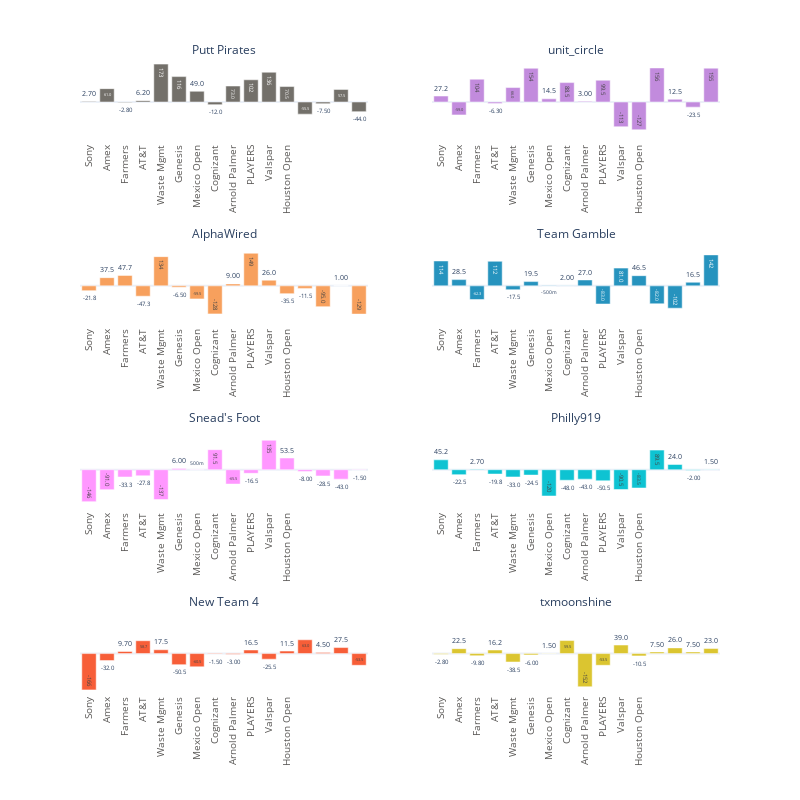

Notebook cell for this chart:
### Code cell
### WEEKLY SCORE VS WEEKLY MEDIAN FOR EACH TEAM ###

team_weekly_deltas = pd.DataFrame(df[['team','week','median','median_delta']].groupby(['team','week'],as_index=False)[['median_delta','median']].sum())
px.bar(team_weekly_deltas.sort_values('median_delta',ascending=False),
       x='week',
       y='median_delta',
       color='team',
       color_discrete_map=team_color,        
       facet_col='team',
       facet_col_wrap=2,
       facet_col_spacing=.1,
       facet_row_spacing=.16,
       height=800,
       width=800,
       labels={'median_delta':'','week':''},
       template='plotly_white',
       text_auto='.3s'
       ).update_yaxes(showticklabels=False,showgrid=False,gridcolor="#B1A999",tickfont=dict(color='#5A5856', size=10)#,matches=None
       ).update_xaxes(tickfont=dict(color='#5A5856', size=10),title_font=dict(color='#5A5856',size=10),showticklabels=True,tickangle= -90,tickmode='array',tickvals = [1,2,3,4,5,6,7,8,9,10,11,12],ticktext = ['Sony','Amex','Farmers','AT&T','Waste Mgmt','Genesis','Mexico Open','Cognizant','Arnold Palmer','PLAYERS','Valspar','Houston Open'],ticklabelposition='outside'
       ).update_layout(hoverlabel=dict(font_size=14,font_family="Rockwell"),showlegend=False
       ).for_each_annotation(lambda a: a.update(text=a.text.replace("team=", "")))

### Figure 1 — Plotly figure (JSON) as saved in the notebook; plotly's stock layout.template omitted (floating-point values rounded to 4 significant figures)
{"data": [{"alignmentgroup": "True", "hovertemplate": "team=Putt Pirates<br>=%{y}<extra></extra>", "legendgroup": "Putt Pirates", "marker": {"color": "rgb(115,112,106)", "pattern": {"shape": ""}}, "name": "Putt Pirates", "offsetgroup": "Putt Pirates", "orientation": "v", "showlegend": true, "textposition": "auto", "texttemplate": "%{y:.3s}", "type": "bar", "x": [5, 11, 6, 10, 9, 12, 2, 15, 7, 4, 1, 3, 14, 8, 16, 13], "xaxis": "x7", "y": [173, 136, 116, 101.5, 73, 70.5, 61, 57.5, 49, 6.2, 2.7, -2.8, -7.5, -12, -44, -55.5], "yaxis": "y7"}, {"alignmentgroup": "True", "hovertemplate": "team=unit_circle<br>=%{y}<extra></extra>", "legendgroup": "unit_circle", "marker": {"color": "rgb(194,139,221)", "pattern": {"shape": ""}}, "name": "unit_circle", "offsetgroup": "unit_circle", "orientation": "v", "showlegend": true, "textposition": "auto", "texttemplate": "%{y:.3s}", "type": "bar", "x": [13, 16, 6, 3, 10, 8, 5, 1, 7, 14, 9, 4, 15, 2, 11, 12], "xaxis": "x8", "y": [155.5, 154.5, 154, 104.2, 99.5, 88.5, 66, 27.2, 14.5, 12.5, 3, -6.3, -23.5, -59, -113, -127], "yaxis": "y8"}, {"alignmentgroup": "True", "hovertemplate": "team=AlphaWired<br>=%{y}<extra></extra>", "legendgroup": "AlphaWired", "marker": {"color": "rgb(247,160,93)", "pattern": {"shape": ""}}, "name": "AlphaWired", "offsetgroup": "AlphaWired", "orientation": "v", "showlegend": true, "textposition": "auto", "texttemplate": "%{y:.3s}", "type": "bar", "x": [10, 5, 3, 2, 11, 9, 15, 6, 13, 1, 12, 4, 7, 14, 8, 16], "xaxis": "x5", "y": [149, 133.5, 47.7, 37.5, 26, 9, 1, -6.5, -11.5, -21.8, -35.5, -47.3, -59.5, -95, -128, -129], "yaxis": "y5"}, {"alignmentgroup": "True", "hovertemplate": "team=Team Gamble<br>=%{y}<extra></extra>", "legendgroup": "Team Gamble", "marker": {"color": "rgb(38,147,190)", "pattern": {"shape": ""}}, "name": "Team Gamble", "offsetgroup": "Team Gamble", "orientation": "v", "showlegend": true, "textposition": "auto", "texttemplate": "%{y:.3s}", "type": "bar", "x": [16, 1, 4, 11, 12, 2, 9, 6, 15, 8, 7, 5, 3, 13, 10, 14], "xaxis": "x6", "y": [141.5, 113.7, 112.2, 81, 46.5, 28.5, 27, 19.5, 16.5, 2, -0.5, -17.5, -62.3, -82, -83, -102], "yaxis": "y6"}, {"alignmentgroup": "True", "hovertemplate": "team=Snead's Foot<br>=%{y}<extra></extra>", "legendgroup": "Snead's Foot", "marker": {"color": "#FF97FF", "pattern": {"shape": ""}}, "name": "Snead's Foot", "offsetgroup": "Snead's Foot", "orientation": "v", "showlegend": true, "textposition": "auto", "texttemplate": "%{y:.3s}", "type": "bar", "x": [11, 8, 12, 6, 7, 16, 13, 10, 4, 14, 3, 15, 9, 2, 5, 1], "xaxis": "x3", "y": [134.5, 91.5, 53.5, 6, 0.5, -1.5, -8, -16.5, -27.8, -28.5, -33.3, -43, -65.5, -91, -136.5, -145.8], "yaxis": "y3"}, {"alignmentgroup": "True", "hovertemplate": "team=Philly919<br>=%{y}<extra></extra>", "legendgroup": "Philly919", "marker": {"color": "rgb(14,195,210)", "pattern": {"shape": ""}}, "name": "Philly919", "offsetgroup": "Philly919", "orientation": "v", "showlegend": true, "textposition": "auto", "texttemplate": "%{y:.3s}", "type": "bar", "x": [13, 1, 14, 3, 16, 15, 4, 2, 6, 5, 9, 8, 10, 12, 11, 7], "xaxis": "x4", "y": [89.5, 45.2, 24, 2.7, 1.5, -2, -19.8, -22.5, -24.5, -33, -43, -48, -50.5, -83.5, -90.5, -120], "yaxis": "y4"}, {"alignmentgroup": "True", "hovertemplate": "team=New Team 4<br>=%{y}<extra></extra>", "legendgroup": "New Team 4", "marker": {"color": "rgb(247,94,56)", "pattern": {"shape": ""}}, "name": "New Team 4", "offsetgroup": "New Team 4", "orientation": "v", "showlegend": true, "textposition": "auto", "texttemplate": "%{y:.3s}", "type": "bar", "x": [13, 4, 15, 5, 10, 12, 3, 14, 8, 9, 11, 2, 6, 16, 7, 1], "xaxis": "x", "y": [63, 58.7, 27.5, 17.5, 16.5, 11.5, 9.7, 4.5, -1.5, -3, -25.5, -32, -50.5, -53.5, -60.5, -165.8], "yaxis": "y"}, {"alignmentgroup": "True", "hovertemplate": "team=txmoonshine<br>=%{y}<extra></extra>", "legendgroup": "txmoonshine", "marker": {"color": "rgb(219,197,48)", "pattern": {"shape": ""}}, "name": "txmoonshine", "offsetgroup": "txmoonshine", "orientation": "v", "showlegend": true, "textposition": "auto", "texttemplate": "%{y:.3s}", "type": "bar", "x": [8, 11, 14, 16, 2, 4, 15, 13, 7, 1, 6, 3, 12, 5, 10, 9], "xaxis": "x2", "y": [59.5, 39, 26, 23, 22.5, 16.2, 7.5, 7.5, 1.5, -2.8, -6, -9.8, -10.5, -38.5, -53.5, -151.5], "yaxis": "y2"}], "layout": {"annotations": [{"font": {}, "showarrow": false, "text": "New Team 4", "x": 0.225, "xanchor": "center", "xref": "paper", "y": 0.13, "yanchor": "bottom", "yref": "paper"}, {"font": {}, "showarrow": false, "text": "txmoonshine", "x": 0.775, "xanchor": "center", "xref": "paper", "y": 0.13, "yanchor": "bottom", "yref": "paper"}, {"font": {}, "showarrow": false, "text": "Snead's Foot", "x": 0.225, "xanchor": "center", "xref": "paper", "y": 0.42, "yanchor": "bottom", "yref": "paper"}, {"font": {}, "showarrow": false, "text": "Philly919", "x": 0.775, "xanchor": "center", "xref": "paper", "y": 0.42, "yanchor": "bottom", "yref": "paper"}, {"font": {}, "showarrow": false, "text": "AlphaWired", "x": 0.225, "xanchor": "center", "xref": "paper", "y": 0.71, "yanchor": "bottom", "yref": "paper"}, {"font": {}, "showarrow": false, "text": "Team Gamble", "x": 0.775, "xanchor": "center", "xref": "paper", "y": 0.71, "yanchor": "bottom", "yref": "paper"}, {"font": {}, "showarrow": false, "text": "Putt Pirates", "x": 0.225, "xanchor": "center", "xref": "paper", "y": 1, "yanchor": "bottom", "yref": "paper"}, {"font": {}, "showarrow": false, "text": "unit_circle", "x": 0.775, "xanchor": "center", "xref": "paper", "y": 1, "yanchor": "bottom", "yref": "paper"}], "barmode": "relative", "height": 800, "hoverlabel": {"font": {"family": "Rockwell", "size": 14}}, "legend": {"title": {"text": "team"}, "tracegroupgap": 0}, "margin": {"t": 60}, "showlegend": false, "width": 800, "xaxis": {"anchor": "y", "domain": [0, 0.45], "showticklabels": true, "tickangle": -90, "tickfont": {"color": "#5A5856", "size": 10}, "ticklabelposition": "outside", "tickmode": "array", "ticktext": ["Sony", "Amex", "Farmers", "AT&T", "Waste Mgmt", "Genesis", "Mexico Open", "Cognizant", "Arnold Palmer", "PLAYERS", "Valspar", "Houston Open"], "tickvals": [1, 2, 3, 4, 5, 6, 7, 8, 9, 10, 11, 12], "title": {"font": {"color": "#5A5856", "size": 10}, "text": ""}}, "xaxis2": {"anchor": "y2", "domain": [0.55, 1], "matches": "x", "showticklabels": true, "tickangle": -90, "tickfont": {"color": "#5A5856", "size": 10}, "ticklabelposition": "outside", "tickmode": "array", "ticktext": ["Sony", "Amex", "Farmers", "AT&T", "Waste Mgmt", "Genesis", "Mexico Open", "Cognizant", "Arnold Palmer", "PLAYERS", "Valspar", "Houston Open"], "tickvals": [1, 2, 3, 4, 5, 6, 7, 8, 9, 10, 11, 12], "title": {"font": {"color": "#5A5856", "size": 10}, "text": ""}}, "xaxis3": {"anchor": "y3", "domain": [0, 0.45], "matches": "x", "showticklabels": true, "tickangle": -90, "tickfont": {"color": "#5A5856", "size": 10}, "ticklabelposition": "outside", "tickmode": "array", "ticktext": ["Sony", "Amex", "Farmers", "AT&T", "Waste Mgmt", "Genesis", "Mexico Open", "Cognizant", "Arnold Palmer", "PLAYERS", "Valspar", "Houston Open"], "tickvals": [1, 2, 3, 4, 5, 6, 7, 8, 9, 10, 11, 12], "title": {"font": {"color": "#5A5856", "size": 10}}}, "xaxis4": {"anchor": "y4", "domain": [0.55, 1], "matches": "x", "showticklabels": true, "tickangle": -90, "tickfont": {"color": "#5A5856", "size": 10}, "ticklabelposition": "outside", "tickmode": "array", "ticktext": ["Sony", "Amex", "Farmers", "AT&T", "Waste Mgmt", "Genesis", "Mexico Open", "Cognizant", "Arnold Palmer", "PLAYERS", "Valspar", "Houston Open"], "tickvals": [1, 2, 3, 4, 5, 6, 7, 8, 9, 10, 11, 12], "title": {"font": {"color": "#5A5856", "size": 10}}}, "xaxis5": {"anchor": "y5", "domain": [0, 0.45], "matches": "x", "showticklabels": true, "tickangle": -90, "tickfont": {"color": "#5A5856", "size": 10}, "ticklabelposition": "outside", "tickmode": "array", "ticktext": ["Sony", "Amex", "Farmers", "AT&T", "Waste Mgmt", "Genesis", "Mexico Open", "Cognizant", "Arnold Palmer", "PLAYERS", "Valspar", "Houston Open"], "tickvals": [1, 2, 3, 4, 5, 6, 7, 8, 9, 10, 11, 12], "title": {"font": {"color": "#5A5856", "size": 10}}}, "xaxis6": {"anchor": "y6", "domain": [0.55, 1], "matches": "x", "showticklabels": true, "tickangle": -90, "tickfont": {"color": "#5A5856", "size": 10}, "ticklabelposition": "outside", "tickmode": "array", "ticktext": ["Sony", "Amex", "Farmers", "AT&T", "Waste Mgmt", "Genesis", "Mexico Open", "Cognizant", "Arnold Palmer", "PLAYERS", "Valspar", "Houston Open"], "tickvals": [1, 2, 3, 4, 5, 6, 7, 8, 9, 10, 11, 12], "title": {"font": {"color": "#5A5856", "size": 10}}}, "xaxis7": {"anchor": "y7", "domain": [0, 0.45], "matches": "x", "showticklabels": true, "tickangle": -90, "tickfont": {"color": "#5A5856", "size": 10}, "ticklabelposition": "outside", "tickmode": "array", "ticktext": ["Sony", "Amex", "Farmers", "AT&T", "Waste Mgmt", "Genesis", "Mexico Open", "Cognizant", "Arnold Palmer", "PLAYERS", "Valspar", "Houston Open"], "tickvals": [1, 2, 3, 4, 5, 6, 7, 8, 9, 10, 11, 12], "title": {"font": {"color": "#5A5856", "size": 10}}}, "xaxis8": {"anchor": "y8", "domain": [0.55, 1], "matches": "x", "showticklabels": true, "tickangle": -90, "tickfont": {"color": "#5A5856", "size": 10}, "ticklabelposition": "outside", "tickmode": "array", "ticktext": ["Sony", "Amex", "Farmers", "AT&T", "Waste Mgmt", "Genesis", "Mexico Open", "Cognizant", "Arnold Palmer", "PLAYERS", "Valspar", "Houston Open"], "tickvals": [1, 2, 3, 4, 5, 6, 7, 8, 9, 10, 11, 12], "title": {"font": {"color": "#5A5856", "size": 10}}}, "yaxis": {"anchor": "x", "domain": [0, 0.13], "gridcolor": "#B1A999", "showgrid": false, "showticklabels": false, "tickfont": {"color": "#5A5856", "size": 10}, "title": {"text": ""}}, "yaxis2": {"anchor": "x2", "domain": [0, 0.13], "gridcolor": "#B1A999", "matches": "y", "showgrid": false, "showticklabels": false, "tickfont": {"color": "#5A5856", "size": 10}}, "yaxis3": {"anchor": "x3", "domain": [0.29, 0.42], "gridcolor": "#B1A999", "matches": "y", "showgrid": false, "showticklabels": false, "tickfont": {"color": "#5A5856", "size": 10}, "title": {"text": ""}}, "yaxis4": {"anchor": "x4", "domain": [0.29, 0.42], "gridcolor": "#B1A999", "matches": "y", "showgrid": false, "showticklabels": false, "tickfont": {"color": "#5A5856", "size": 10}}, "yaxis5": {"anchor": "x5", "domain": [0.58, 0.71], "gridcolor": "#B1A999", "matches": "y", "showgrid": false, "showticklabels": false, "tickfont": {"color": "#5A5856", "size": 10}, "title": {"text": ""}}, "yaxis6": {"anchor": "x6", "domain": [0.58, 0.71], "gridcolor": "#B1A999", "matches": "y", "showgrid": false, "showticklabels": false, "tickfont": {"color": "#5A5856", "size": 10}}, "yaxis7": {"anchor": "x7", "domain": [0.87, 1], "gridcolor": "#B1A999", "matches": "y", "showgrid": false, "showticklabels": false, "tickfont": {"color": "#5A5856", "size": 10}, "title": {"text": ""}}, "yaxis8": {"anchor": "x8", "domain": [0.87, 1], "gridcolor": "#B1A999", "matches": "y", "showgrid": false, "showticklabels": false, "tickfont": {"color": "#5A5856", "size": 10}}}}
